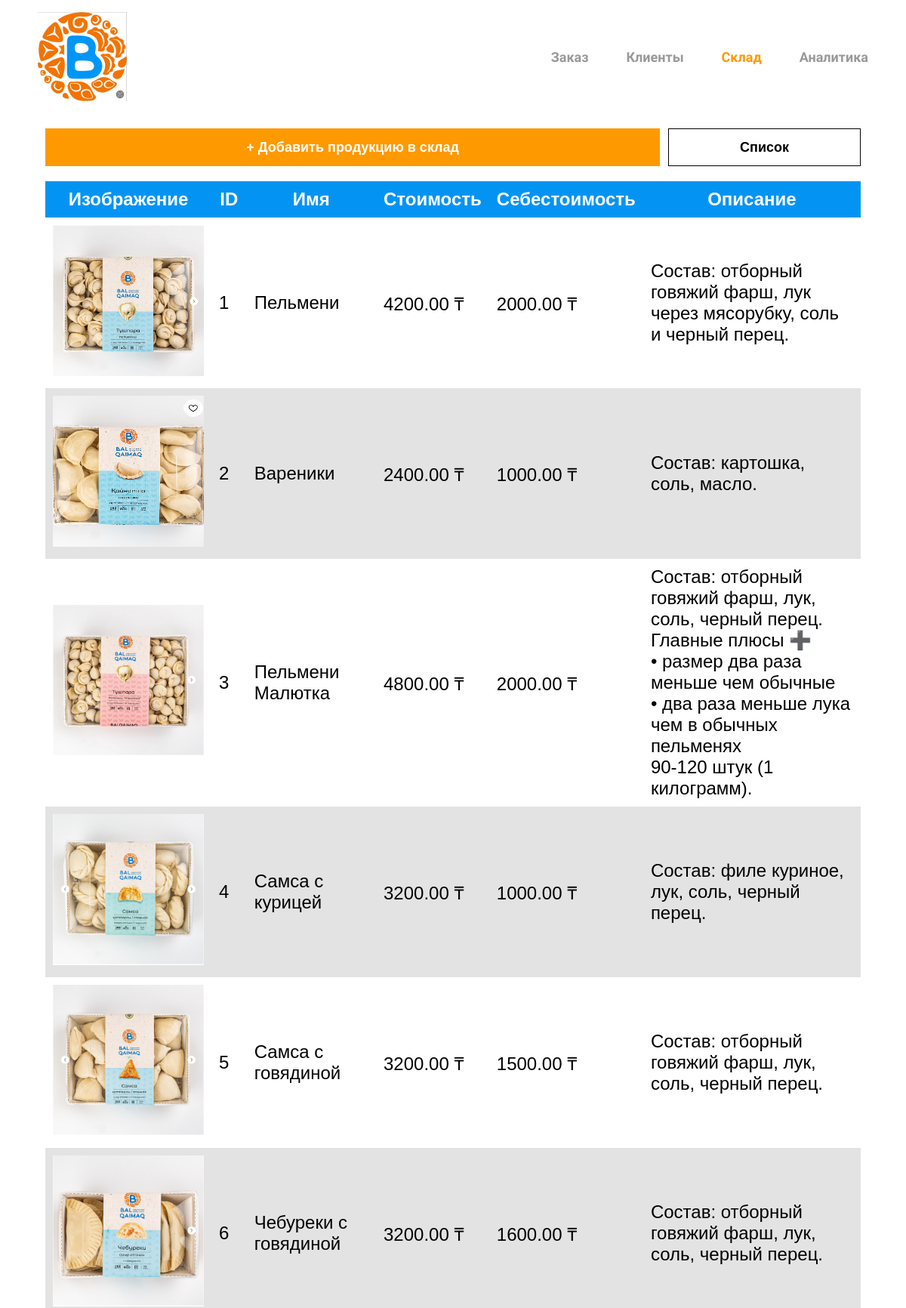
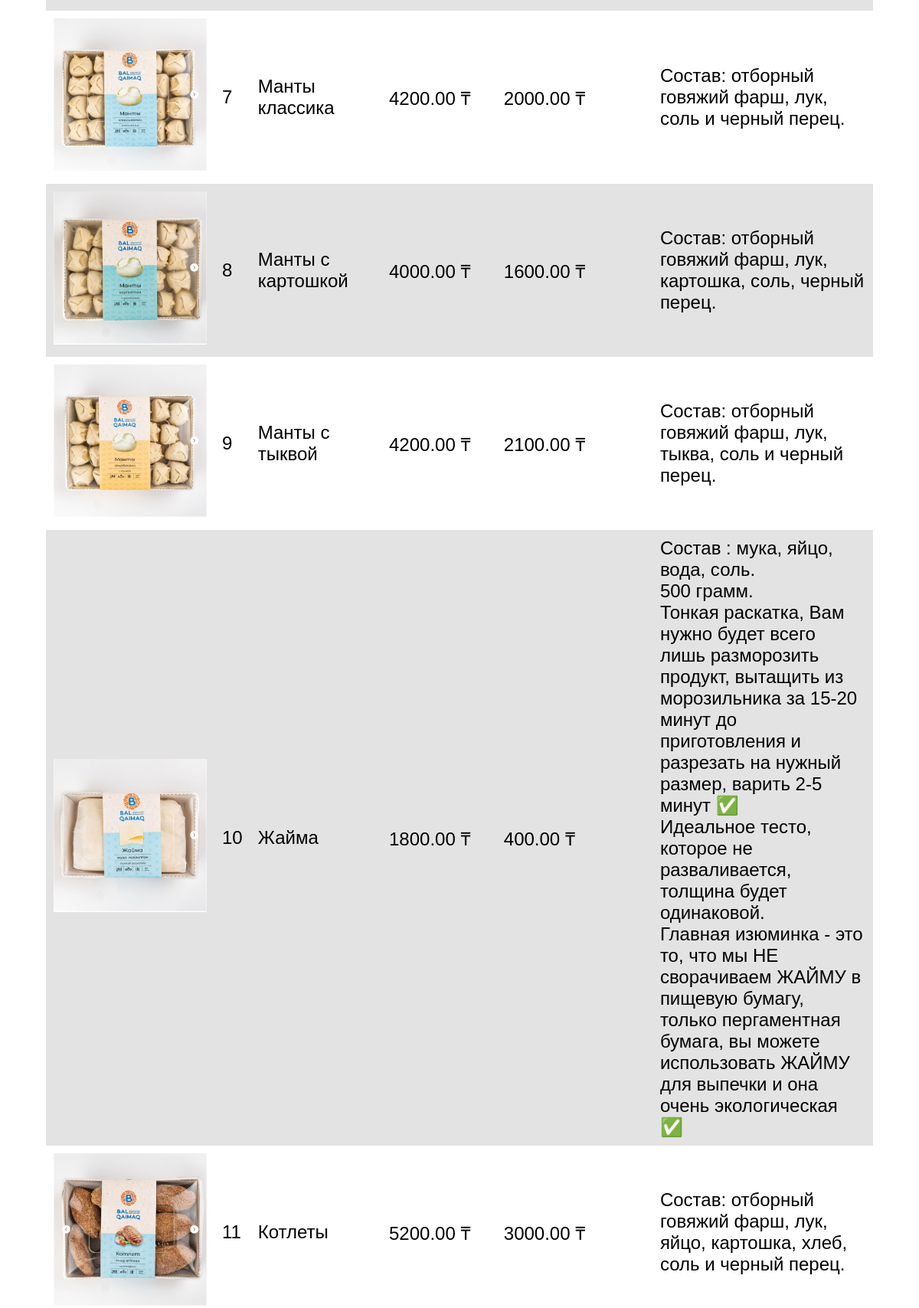
The app's page /storage/table (upper part) with its own data (2 pictures, top to bottom).
### storage/models.py (models this page shows, shortened)
class Product(models.Model):
    name = models.CharField(max_length=50, verbose_name="Имя товара")
    amount = models.DecimalField(max_digits=10, decimal_places=2, verbose_name="Количество", default=0)
    sell_price = models.DecimalField(max_digits=10, decimal_places=2, verbose_name="Стоимость при продаже")
    cost_price = models.DecimalField(max_digits=10, decimal_places=2, verbose_name="Себестоимость")
    description = models.TextField(verbose_name="Описание")
    image = models.ImageField(upload_to="products/", verbose_name="Изображение")
    created = models.DateTimeField(auto_now_add=True)
    updated = models.DateTimeField(auto_now=True)
    available = models.BooleanField(default=True)

### storage/views.py (the view)
# urls.py: path('table', views.products_table_view, name="products_table"),
def products_table_view(request, slug=None):
    products_list = Product.objects.filter(available=True)
    if slug:
        products_list = products_list.order_by(slug)
    return render(request, "storage/products_table.html", {
        "section": "storage",
        "products_list": products_list
    })

### templates/storage/products_table.html (shortened to what this page needs)
{% extends "base.html" %}
{% load static %}
{% block link %}
	<link rel="stylesheet" href="{% static 'css/products_list.css' %}">
{% endblock link %}
{% block body %}
	<div class="container">
		<button class="supply" onclick="window.location='{% url 'products_supply' %}'">+ Добавить продукцию в склад</button>
		<button onclick="window.location='{% url 'products_list' %}'" class="table">Список</button>
	</div>
	<div class="container">
		<table>
			<tr>
				<th>Изображение</th>
				<th onclick="window.location='{% url 'products_table' %}'">ID</th>
				<th onclick="window.location='{% url 'products_table_order_by' 'name' %}'">Имя</th>
				<th onclick="window.location='{% url 'products_table_order_by' 'sell_price' %}'">Стоимость</th>
				<th onclick="window.location='{% url 'products_table_order_by' 'cost_price' %}'">Себестоимость</th>
				<th onclick="window.location='{% url 'products_table_order_by' 'description' %}'">Описание</th>
			</tr>
			{% for product in products_list %}
				{% if forloop.counter0|divisibleby:2 %}
					<tr onclick="window.location='{% url 'products_detail' product.id %}'" class="white">
						<td><img src="{{ product.image.url }}" alt=""></td>
						<td>{{product.id}}</td>
						<td>{{product.name}}</td>
						<td>{{product.sell_price}} ₸</td>
						<td>{{product.cost_price}} ₸</td>
						<td>{{product.description|linebreaks}}</td>
					</tr>
				{% else %}
				<tr onclick="window.location='{% url 'products_detail' product.id %}'" class="gray">
					<td><img src="{{ product.image.url }}" alt=""></td>
					<td>{{product.id}}</td>
					<td>{{product.name}}</td>
					<td>{{product.sell_price}} ₸</td>
					<td>{{product.cost_price}} ₸</td>
					<td>{{product.description|linebreaks}}</td>
				</tr>
				{% endif %}
			{% endfor %}
		</table>
	</div>
{% endblock %}

### static/css/base.css (style rules this page uses)
* { margin: 0; padding: 0; font-family: "Arial"; }
button { background-color: #ff9900; border: none; width: 100px; height: 50px; color: white; font-size: 18px; font-weight: bold; padding: 5px; }

### static/css/products_list.css (style rules this page uses)
.supply { width: 75.4%; margin-right: 1%; }
.table { width: 23.6%; background-color: #fff; border: black solid 1px; color: black; }
.container { margin-top: 20px; width: 100%; display: flex; justify-content: center; margin-bottom: 20px; }
table { width: 100%; border-collapse: collapse; box-sizing: border-box; }
th { background-color: #0394F3; color: white; }
th, td { font-size: 1.5em; padding: 10px; }
td > img { width: 200px; height: 200px; }
.white { background-color: white; }
.gray { background-color: #e3e3e3; }

### records on screen
Product: image (picture), id "1", name "Пельмени", sell_price "4200.00", cost_price "2000.00", description "Состав: отборный говяжий фарш, лук через мясорубку, соль и черный перец."
Product: image (picture), id "2", name "Вареники", sell_price "2400.00", cost_price "1000.00", description "Состав: картошка, соль, масло."
Product: image (picture), id "3", name "Пельмени Малютка", sell_price "4800.00", cost_price "2000.00", description "Состав: отборный говяжий фарш, лук, соль, черный перец. Главные плюсы ➕ • размер два раза меньше чем обычные • два раза меньше лука чем в обычных пельменях 90-120 штук (1 килограмм)."
Product: image (picture), id "4", name "Самса с курицей", sell_price "3200.00", cost_price "1000.00", description "Состав: филе куриное, лук, соль, черный перец."
Product: image (picture), id "5", name "Самса с говядиной", sell_price "3200.00", cost_price "1500.00", description "Состав: отборный говяжий фарш, лук, соль, черный перец."
Product: image (picture), id "6", name "Чебуреки c говядиной", sell_price "3200.00", cost_price "1600.00", description "Состав: отборный говяжий фарш, лук, соль, черный перец."
Product: image (picture), id "7", name "Манты классика", sell_price "4200.00", cost_price "2000.00", description "Состав: отборный говяжий фарш, лук, соль и черный перец."
Product: image (picture), id "8", name "Манты с картошкой", sell_price "4000.00", cost_price "1600.00", description "Состав: отборный говяжий фарш, лук, картошка, соль, черный перец."
Product: image (picture), id "9", name "Манты с тыквой", sell_price "4200.00", cost_price "2100.00", description "Состав: отборный говяжий фарш, лук, тыква, соль и черный перец."
Product: image (picture), id "10", name "Жайма", sell_price "1800.00", cost_price "400.00", description "Состав : мука, яйцо, вода, соль. 500 грамм. Тонкая раскатка, Вам нужно будет всего лишь разморозить продукт, вытащить из морозильника за 15-20 минут до приготовления и разрезать на нужный размер, варить 2-5 минут ✅ Идеальное тесто, которое не разваливается, толщина будет одинаковой. Главная изюминка - это то, что мы НЕ сворачиваем ЖАЙМУ в пищевую бумагу, только пергаментная бумага, вы можете использовать ЖАЙМУ для выпечки и она очень экологическая ✅"
Product: image (picture), id "11", name "Котлеты", sell_price "5200.00", cost_price "3000.00", description "Состав: отборный говяжий фарш, лук, яйцо, картошка, хлеб, соль и черный перец."
